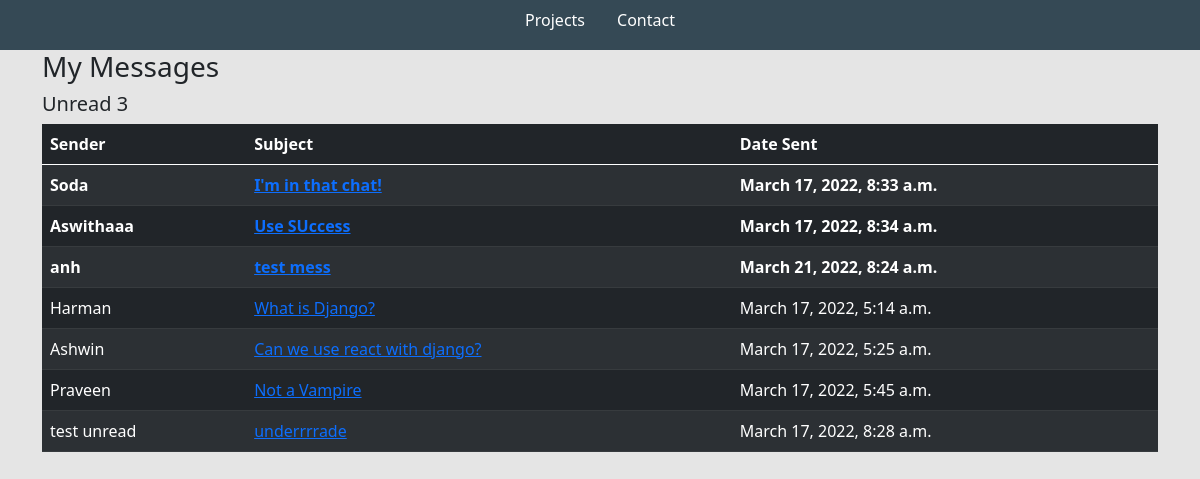
The app's page /inbox/, older data.
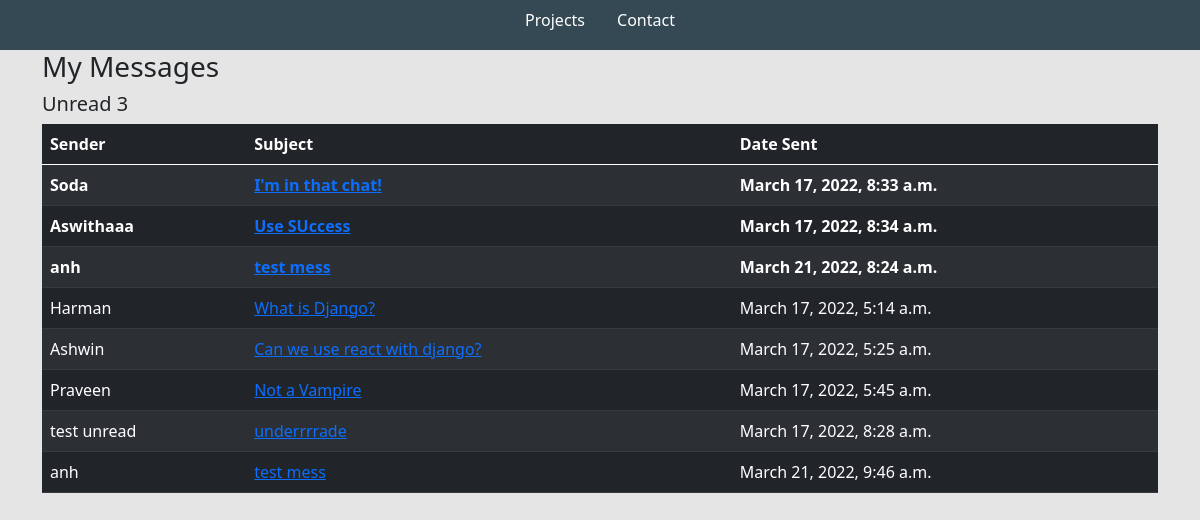
The same page, newer data.
### base/models.py (models this page shows, shortened)
class Message(models.Model):
    name = models.CharField(max_length=200, null=True)
    email = models.CharField(max_length=200, null=True)
    subject = models.CharField(max_length=200, null=True)
    body = models.TextField()
    is_read = models.BooleanField(default=False)
    created = models.DateTimeField(auto_now_add=True)
    id = models.UUIDField(default=uuid.uuid4, unique=True,
                            primary_key=True, editable=False)

### base/views.py (the view)
# urls.py: path('inbox/', views.inboxPage, name='inbox'),
def inboxPage(request):
    inbox = Message.objects.all().order_by('is_read')
    unreadCount = Message.objects.filter(is_read=False).count()
    context = {'inbox':inbox, 'unreadCount':unreadCount}
    return render(request, 'base/inbox.html', context)

### base/templates/base/inbox.html
{% extends 'base/main.html' %}
{% load static %}
{% block content %}
<div class="container">
    <h3>My Messages</h3>
    <h5>Unread {{unreadCount}}</h5>
    <table class="table table-dark table-striped">
        <thead>
            <tr>
                <th>Sender</th>
                <th>Subject</th>
                <th>Date Sent</th>
            </tr>
        </thead>
        <tbody>
            {% for message in inbox %}
            {% if message.is_read %}
            <tr>
            {% else %}
            <tr style="font-weight: 900;">
                {% endif %}
                <td>{{message.name}}</td>
                <a href="{% url 'message' message.id %}">
                    <td><a href="{% url 'message' message.id %}">{{message.subject}}</a></td>
                <td>{{message.created}}</td>
            </tr>
            {% endfor %}
        </tbody>
    </table>
</div>
{% endblock content %}

Row changes from the older to the newer data that the page shows:
added Message: name "anh", subject "test mess", created "March 21, 2022, 9:46 a.m."
